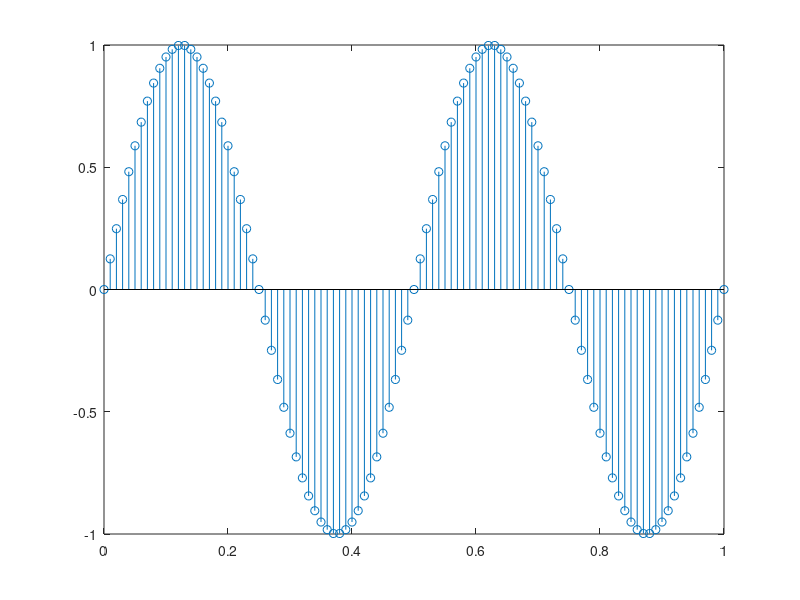
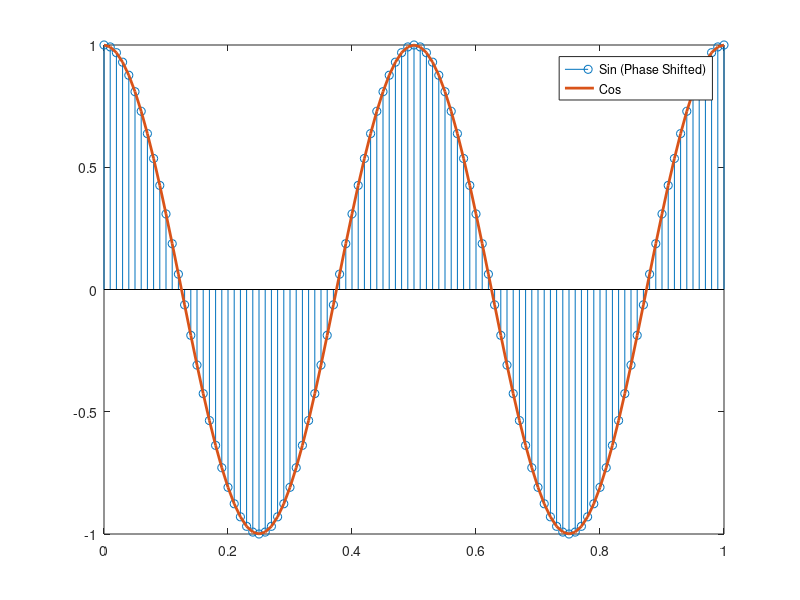
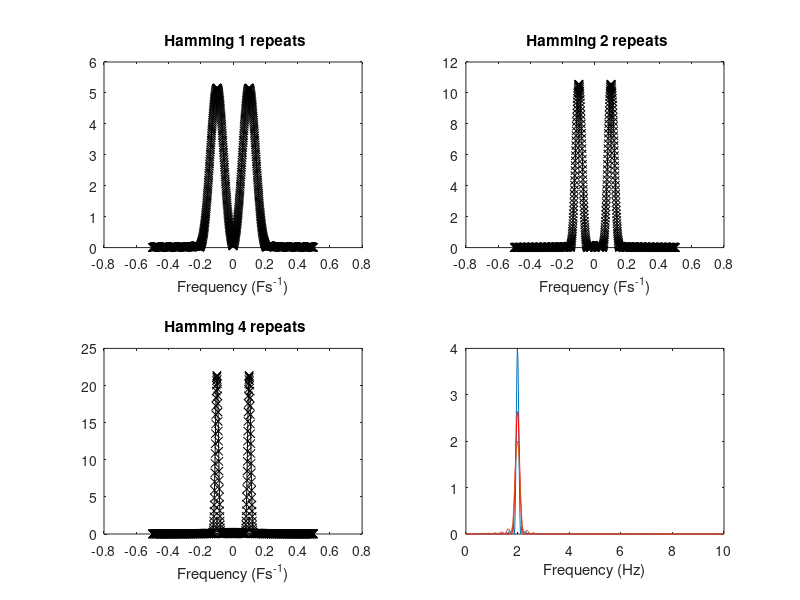
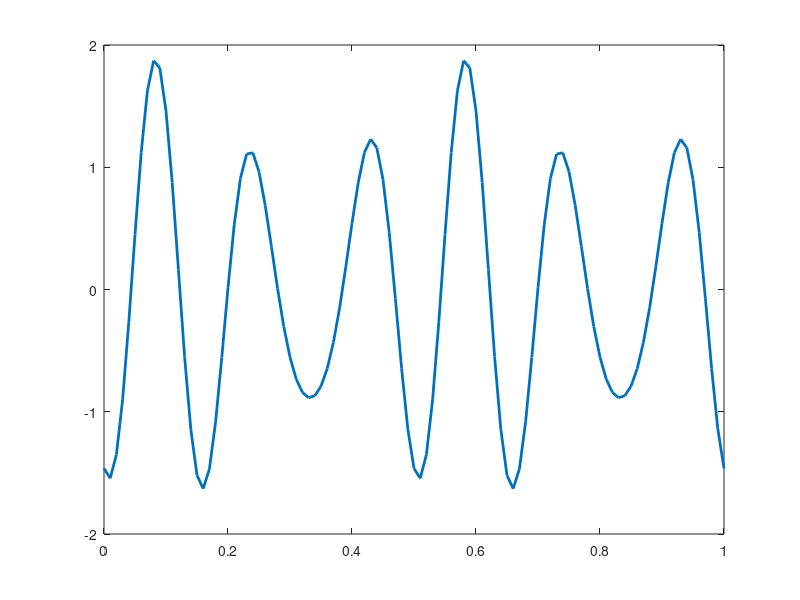

Reproduce these figures in MATLAB, in order. (Note: this script raises an error after producing the figures.)
%%%%%%%%%%%%%%%%%%%%% Week 4: Fourier Sandbox %%%%%%%%%%%%%%%%%%%%%

%% plot a simple sinusoid
Fs = 100; % in samples per second (Hz)
t0 = 0; t1 = 1; % start and end times
tvec = t0:1./Fs:t1; % construct time axis

f = 2; % frequency of sine to plot
y = sin(2*pi*f*tvec); % note sin() expects arguments in radians, not degrees (see sind())

stem(tvec,y);
%% Manipulate the phase and amplitude
phi = pi/2;

figure;
y = sin(2*pi*f*tvec + phi); % a phase shift
stem(tvec,y);
hold on;
plot(tvec,cos(2*pi*f*tvec),'LineWidth',2) % notice, cosine is simply phase shifted sine
legend('Sin (Phase Shifted)', 'Cos');
hold off;

a = 2;

figure;
y = a.*sin(2*pi*f*tvec + phi); % amplitude change
stem(tvec,y);

%% frequency modulation (FM) signal
f2 = 10;
m = 2;

subplot(311)
s1 = sin(2*pi*f*tvec);
plot(tvec,s1); title('message');

subplot(312);
s2 = sin(2*pi*f2*tvec);
plot(tvec,s2); title('carrier');

subplot(313);
s3 = sin(2*pi*f2*tvec + m.*sin(2*pi*f*tvec - pi/2));
plot(tvec,s3); title('FM signal');

%% Harmonic series example
mag = [0.1 0 1.3 0.5]; % magnitudes for each term
pha = [-pi/6 0 pi 2*pi/3]; % phases for each term
f = 2; % base frequency

signal_out = zeros(size(tvec));
for ii = 1:numel(mag) % note, the book chapter uses i, not best practice!
    
    this_signal = mag(ii)*cos(2*pi*f*ii*tvec + pha(ii));
    plot(tvec,this_signal,'r:'); hold on;
    signal_out = signal_out + this_signal; % build the sum
    
end
figure;
plot(tvec,signal_out,'LineWidth',2);

%% Why should you not use "i" as a variable.  i is an imaginary unit in MatLab and has a set value.  If you use i as a variable you will overwrite this value.  Same thing goes of pi

%% Decomposing a signal
x = round(rand(1,8)*10); % generate a length 8 vector of integers between 0 and 10
xlen = length(x);

% get magnitudes and phases of Fourier series
X = fft(x);
Xmag = abs(X); % magnitudes, a_n
Xphase = angle(X); % phases, phi_n

n = 0:xlen-1;
t = 0:0.05:xlen-1; % a finer timescale to show the smooth signal later

for iH = xlen-1:-1:0 % reconstruct each harmonic
    s(iH+1,:) = Xmag(iH+1)*cos(2*pi*n*iH/xlen + Xphase(iH+1))/xlen;
    sm(iH+1,:) = Xmag(iH+1)*cos(2*pi*t*iH/xlen + Xphase(iH+1))/xlen;
    % detail: xlen appears here because the fundamental frequency used by fft() depends on this
end

ssum = sum(s);
smsum = sum(sm);0

figure;
plot(n, x, 'go', t, smsum, 'b', n, ssum, 'r*');
legend({'original','sum - all','sum - points only'});

%% why use a backwards for loop.  If a for loop is adding data to a
% variable throughout a loop without preallocating a working space, it will
% have to take all the data from the previous loop and create a new set of
% data with the additional information so that each loop requires more and
% more memory.  By preallocating space, matlab can "fill" a matrix rather
% than rebuilding it with each loop.
% By using a reverse for loop this creates a variable with the maixmal
% length that can be filled with each pass rather than adding on to it.

%% Interpreting the output of an fft()
Fs = 20; % in samples per second (Hz)
t0 = 0; t1 = 1; % start and end times
tvec = t0:1/Fs:t1-(1/Fs); % construct time axis; generate exactly 20 samples
tvec = t0:1/Fs:t1;
f = 2; % signal frequency
y = sin(2*pi*f*tvec); % construct signal, a 2Hz sine wave sampled at 20Hz for 1s

yfft = fft(y,length(y));
yfft_mag = abs(yfft); yfft_ph = angle(yfft);
% yfft_mag = yfft; yfft_ph = angle(yfft);  %contains imaginary components
stem(yfft_mag)

Npoints = length(y);
F = [-Npoints/2:Npoints/2-1]./Npoints; % construct frequency axis

yfft_mag = fftshift(yfft_mag); % align output, see note below
stem(F,yfft_mag);

xlabel('Frequency (Fs^{-1})');
%%
tvec = t0:1/Fs:t1;
nPoints = [length(tvec) 64 256 1024];

for iP = 1:length(nPoints) % repeat fft with different numbers of points
    
    nP = nPoints(iP);
    subplot(2,2,iP);
    
    y = sin(2*pi*f*tvec);
    yfft = fft(y,nP);
    yfft_mag = abs(yfft); yfft_ph = angle(yfft);
    
    F = [-nP/2:nP/2-1]./nP;
    yfft_mag = fftshift(yfft_mag);
    plot(F,yfft_mag,'kx',F,yfft_mag,'k');
    
    title(sprintf('%d point FFT',nP));
    xlabel('Frequency (Fs^{-1})');
    
end

%% If the number of points is less than the length of the signal, the
% resolution is decreased

%% zero padding  test: results are the same when the last 10 values of the
% tvec are zero padded.
figure
tvec = t0:1/Fs:t1;
tvec(end-10) = 0;
nPoints = [length(tvec) 64 256 1024];

for iP = 1:length(nPoints) % repeat fft with different numbers of points
    
    nP = nPoints(iP);
    subplot(2,2,iP);
    
    y = sin(2*pi*f*tvec);
    yfft = fft(y,nP);
    yfft_mag = abs(yfft); yfft_ph = angle(yfft);
    
    F = [-nP/2:nP/2-1]./nP;
    yfft_mag = fftshift(yfft_mag);
    plot(F,yfft_mag,'kx',F,yfft_mag,'k');
    
    title(sprintf('%d point FFT',nP));
    xlabel('Frequency (Fs^{-1})');
    
end

%% Spectral leakage
tvec = t0:1/Fs:t1-(1/Fs);
nRepeats = [1 2 4 8];

nP =  1024;
for iP = 1:length(nRepeats)
    
    subplot(2,2,iP);
    
    y = sin(2*pi*f*tvec);
    y = repmat(y,[1 nRepeats(iP)]); % repeat the signal a number of times
    %     y_ham = y.*hamming(length(y))';  % uses a hamming window instead.
    yfft = fft(y,nP);    yfft_mag = abs(yfft); yfft_ph = angle(yfft);
    
    F = [-nP/2:nP/2-1]./nP;
    yfft_mag = fftshift(yfft_mag);
    plot(F,yfft_mag,'kx',F,yfft_mag,'k');
    
    title(sprintf('%d repeats',nRepeats(iP)));
    xlabel('Frequency (Fs^{-1})');
    
end

%% Windowing
nP = 25;
nPFFT = 1024;

windows = {'rectwin','triang','hamming','hanning','blackman'};
cols = 'rgbcmyk';

for iW = 1:length(windows)
    
    eval(cat(2,'wn = ',windows{iW},'(nP);')); % make sure you understand this
    wn = wn./sum(wn);
    
    subplot(211); % plot the window
    plot(wn,cols(iW),'LineWidth',2); hold on;
    
    subplot(212);
    yfft = fft(wn,nPFFT);
    yfft_mag = abs(yfft); yfft_ph = angle(yfft);
    
    F = [-nPFFT/2:nPFFT/2-1]./nPFFT;
    yfft_mag = fftshift(yfft_mag);
    
    h(iW) = plot(F,yfft_mag,cols(iW),'LineWidth',2); hold on;
    
end

xlabel('Frequency (Fs^{-1})');
legend(h,windows);
set(gca, 'YScale', 'log');  % create a log scale in the Y axis

%% The eval statement creates a set a values (length = nP) using of the
% windowing methods.  Example in the first case it sets "wn" to be equal
% to a 'rectwin(nP)' and then stores this value as the variable "wn'

%%  Verification that the hamming window does change the sidelobes.

figure(3)
tvec = t0:1/Fs:t1-(1/Fs);
nRepeats = [1 2 4 8];

nP =  1024;
for iP = 1:length(nRepeats)
    
    subplot(2,2,iP);
    
    y = sin(2*pi*f*tvec);
    y = repmat(y,[1 nRepeats(iP)]); % repeat the signal a number of times
    y_ham = y.*hamming(length(y))';  % uses a hamming window instead.
    yfft = fft(y_ham,nP);    yfft_mag = abs(yfft); yfft_ph = angle(yfft);
    
    F = [-nP/2:nP/2-1]./nP;
    yfft_mag = fftshift(yfft_mag);
    plot(F,yfft_mag,'kx',F,yfft_mag,'k');
    
    title(sprintf([' Hamming ' '%d repeats'],nRepeats(iP)));
    xlabel('Frequency (Fs^{-1})');
    
end

%% Robust spectral estimation methods
[Pxx,F] = periodogram(y,[],nP,Fs);
plot(F,Pxx); xlabel('Frequency (Hz)');
hold on;
[Pxx,F] = periodogram(y,hanning(length(y)),nP,Fs);
plot(F,Pxx,'r');

%% Pwelching the data for visualization and PSDs
Fs = 20; % in samples per second (Hz)
t0 = 0; t1 = 1;
f = 2;
nRepeats = 4;

tvec = t0:1/Fs:t1-(1/Fs);

nP =  1024;
y = sin(2*pi*f*tvec);
y = repmat(y,[1 nRepeats]);

[Pxx,F] = periodogram(y,rectwin(length(y)),nP,Fs);
plot(F,Pxx);

hold on;
wSize = 40;
[Pxx,F] = pwelch(y,rectwin(wSize),wSize/2,nP,Fs);
plot(F,Pxx,'r'); xlabel('Frequency (Hz)');

%% pitfalls of real world signals.
Fs = 20; % in samples per second (Hz)
t0 = 0; t1 = 1; f = 2;
nP =  1024;
gaps = [5 10 15]; % idx of samples to be removed

tvec = t0:1/Fs:t1;%-(1/Fs);
y = sin(2*pi*f*tvec);

subplot(211)
plot(tvec,y,'k*'); hold on;

yfft = fft(y,nP);
yfft_mag = abs(yfft); yfft_ph = angle(yfft);

F = [-nP/2:nP/2-1]./nP;
yfft_mag = fftshift(yfft_mag);

subplot(212);
plot(F,yfft_mag,'k-x'); hold on;

xlabel('Frequency (Fs^{-1})');

% signal with gaps
y = sin(2*pi*f*tvec);
y2 = y;
y2(gaps) = []; tvec(gaps) = []; % remove

subplot(211);
plot(tvec,y2,'bo'); hold on;

yfft = fft(y2,nP);
yfft_mag = abs(yfft); yfft_ph = angle(yfft);

F = [-nP/2:nP/2-1]./nP;
yfft_mag = fftshift(yfft_mag);

subplot(212);
plot(F,yfft_mag,'b-x');
legend('y','y2 (with gaps)')

%% Real data:
% cd to your R016-2012-10-08 folder
csc = LoadCSC('R016-2012-10-08-CSC04d.ncs');
run(FindFile('*keys.m'));
% restrict to prerecord, leaving some time (10s) before rat actually goes on track
csc_pre = Restrict(csc,0,ExpKeys.TimeOnTrack(1)-10);
csc_preR = Range(csc_pre);
csc_preD = Data(csc_pre);
csc_preDec = Data(csc_pre);
% check if sampling is ok
plot(diff(csc_preR)); % only minimal differences
Fs = 1./mean(diff(csc_preR));

% downsample
dsf = 4;
csc_preD_vs = decimate(csc_preD,dsf);
csc_preR_vs = downsample(csc_preDec,dsf);
Fs = Fs./dsf;

wSize = 1024;
[Pxx,F] = periodogram(csc_preD_vs,hamming(length(csc_preD)),length(csc_preD),Fs);
plot(F,10*log10(Pxx),'k'); xlabel('Frequency (Hz)'); ylabel('Power (dB)');
xlim([0 150]);

% Pwelch of the above data using a Hamming window
[Pxx,F] = pwelch(csc_preD_vs,hamming(wSize),wSize/2,wSize,Fs);
plot(F,10*log10(Pxx),'r'); xlabel('Frequency (Hz)');
xlim([0 150]);


%% %%%%%%%%%%%%%%%%%%%%%%% Assignment %%%%%%%%%%%%%%%%%%%%%%%%%%%%%
%% part 1: PSD of whitenoise
white = rand(6000,1);
wSize = 1024;
Fs = 2000;
[Pxx,F] = pwelch(white,hamming(wSize),wSize/2,wSize,Fs);
plot(F,Pxx,'r'); xlabel('Frequency (Hz)');
xlim([0 150]); ylim([-5 5]);

% since white noise is entirely random if should not have any dominate
% peaks and thus would yield a flat PSD. It does not follow the
% 1/f profile since the values at different frequencies do not lead to a
% change in the power.

%% part 2: HC PSD vs Vs
csc = LoadCSC('R016-2012-10-08-CSC02b.ncs'); %found via the ExpKeys
csc_pre = Restrict(csc,0,ExpKeys.TimeOnTrack(1)-10);
csc_preR = Range(csc_pre);
csc_preD = Data(csc_pre);
Fs = 1./mean(diff(csc_preR));
% Decimate
dsf = 4;
csc_preD_hc = decimate(csc_preD,dsf);
Fs = Fs./dsf;
% pwelch
wSize = 1024;
[Phc,F] = pwelch(csc_preD_hc,hamming(wSize),wSize/2,wSize,Fs);
hold on
plot(F,10*log10(Phc),'r'); xlabel('Frequency (Hz)');
plot(F,10*log10(Pxx),'b'); xlabel('Frequency (Hz)'); % Vs (assuming "goodGamma" was a Vs recording)
xlim([0 100]); legend('Hippocampus','Ventral Striatum')

%% window sizes
wSize = [256 512 4096 16384];
for ii = 1:length(wSize)
    subplot(2,2,ii)
    hold on
    [Phc,F] = pwelch(csc_preD_hc,hamming(wSize(ii)),wSize(ii)/2,wSize(ii),Fs);
    [Pxx,F] = pwelch(csc_preD_vs,hamming(wSize(ii)),wSize(ii)/2,wSize(ii),Fs);
    plot(F,10*log10(Phc),'r'); xlabel('Frequency (Hz)');
    plot(F,10*log10(Pxx),'b'); xlabel('Frequency (Hz)'); % Vs (assuming "goodGamma" was a Vs recording)
    xlim([0 100]); legend('Hippocampus','Ventral Striatum')
    title(['Sampling Window Size: ' num2str(wSize(ii))]);
end

% smaller window sizes will lead to poor resolution in the frequency range
% and will also attenuate the power at each sampled frequency since the
% power is being taken from a smaller window that will smooth power over a
% larger window.  This is not easy to put into words, but I am trying to
% say that when you have a 256 smaple window this will bin several data
% points together such as 56.000Hz and 56.005Hz and give an answer of say
% 20db, when really 56.000Hz is at 40db and 56.000Hz is much lower.  By
% increasing the sampling window this will allo for the separation of these
% smaller differences in the frequency.  This also does introduce more data
% points and leads to a more noisey looking signal.

%% decimate Vs downsample for the VS data
csc_preR = Range(csc_pre);
Fs = 1./mean(diff(csc_preR));
csc_preD = Data(csc_pre);
csc_preDec = Data(csc_pre);
dsf = 4;
csc_preD_vs = decimate(csc_preD,dsf);
csc_preR_vs = downsample(csc_preDec,dsf);
Fs = Fs./dsf;

wSize = [256 512 4096 16384];
for ii = 1:length(wSize)
    subplot(2,2,ii)
    hold on
    [Pdec,F] = pwelch(csc_preD_vs,hamming(wSize(ii)),wSize(ii)/2,wSize(ii),Fs);
    [Pdown,F] = pwelch(csc_preR_vs,hamming(wSize(ii)),wSize(ii)/2,wSize(ii),Fs);
    plot(F,10*log10(Pdec),'r'); xlabel('Frequency (Hz)');
    plot(F,10*log10(Pdown),'b'); xlabel('Frequency (Hz)'); % Vs (assuming "goodGamma" was a Vs recording)
    xlim([0 150]); legend('Decimated','Downsampled')
    title(['Sampling Window Size: ' num2str(wSize(ii))]);
end

%  The downsampled signal has slight differences in the power. This could
%  be due to the downsampling process creating artifacts
%  throughout the set that manifest as slightly different peaks across all the 
%  frequencies in the PSD.  As would be expected these artifacts are more 
%  apparent at higher frequncies, as can be seen >100Hz. The
%  size of the sampling window does not seem to have a clear effect on the
%  relationship between the downsampled and decimated data.